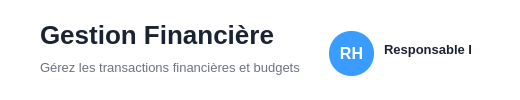
         <widget class="QFrame" name="headerFrameFinances">
          <property name="minimumSize">
           <size>
            <width>0</width>
            <height>100</height>
           </size>
          </property>
          <property name="maximumSize">
           <size>
            <width>16777215</width>
            <height>100</height>
           </size>
          </property>
          <property name="styleSheet">
           <string notr="true">background-color: white; border: none;</string>
          </property>
          <property name="frameShape">
           <enum>QFrame::Shape::NoFrame</enum>
          </property>
          <layout class="QHBoxLayout" name="horizontalLayoutHeaderFin">
           <property name="spacing">
            <number>20</number>
           </property>
           <property name="leftMargin">
            <number>40</number>
           </property>
           <property name="topMargin">
            <number>20</number>
           </property>
           <property name="rightMargin">
            <number>40</number>
           </property>
           <property name="bottomMargin">
            <number>20</number>
           </property>
           <item>
            <layout class="QVBoxLayout" name="verticalLayoutTitleFin">
             <property name="spacing">
              <number>5</number>
             </property>
             <item>
              <widget class="QLabel" name="titleFinances">
               <property name="styleSheet">
                <string notr="true">color: #1a2332; font-size: 26px; font-weight: 700; background: transparent;</string>
               </property>
               <property name="text">
                <string>Gestion Financière</string>
               </property>
              </widget>
             </item>
             <item>
              <widget class="QLabel" name="subtitleFinances">
               <property name="styleSheet">
                <string notr="true">color: #6b7280; font-size: 13px; background: transparent;</string>
               </property>
               <property name="text">
                <string>Gérez les transactions financières et budgets</string>
               </property>
              </widget>
             </item>
            </layout>
           </item>
           <item>
            <spacer name="horizontalSpacerHeaderFin">
             <property name="orientation">
              <enum>Qt::Orientation::Horizontal</enum>
             </property>
             <property name="sizeHint" stdset="0">
              <size>
               <width>0</width>
               <height>0</height>
              </size>
             </property>
            </spacer>
           </item>
           <item>
            <widget class="QFrame" name="userFrameFin">
             <property name="minimumSize">
              <size>
               <width>160</width>
               <height>55</height>
              </size>
             </property>
             <property name="maximumSize">
              <size>
               <width>160</width>
               <height>55</height>
              </size>
             </property>
             <property name="styleSheet">
              <string notr="true">background-color: transparent; border: none;</string>
             </property>
             <layout class="QHBoxLayout" name="horizontalLayoutUserFin">
              <property name="spacing">
               <number>10</number>
              </property>
              <item>
               <widget class="QLabel" name="avatarFin">
                <property name="minimumSize">
                 <size>
                  <width>45</width>
                  <height>45</height>
                 </size>
                </property>
                <property name="maximumSize">
                 <size>
                  <width>45</width>
                  <height>45</height>
                 </size>
                </property>
                <property name="styleSheet">
                 <string notr="true">background-color: #3b9cff; border-radius: 22px; color: white; font-weight: bold; font-size: 16px;</string>
                </property>
                <property name="text">
                 <string>RH</string>
                </property>
                <property name="alignment">
                 <set>Qt::AlignmentFlag::AlignCenter</set>
                </property>
               </widget>
              </item>
              <item>
               <widget class="QLabel" name="userNameFin">
                <property name="styleSheet">
                 <string notr="true">color: #1a2332; font-size: 13px; font-weight: 600; background: transparent;</string>
                </property>
                <property name="text">
                 <string>Responsable RH</string>
                </property>
               </widget>
              </item>
             </layout>
            </widget>
           </item>
          </layout>
         </widget>
